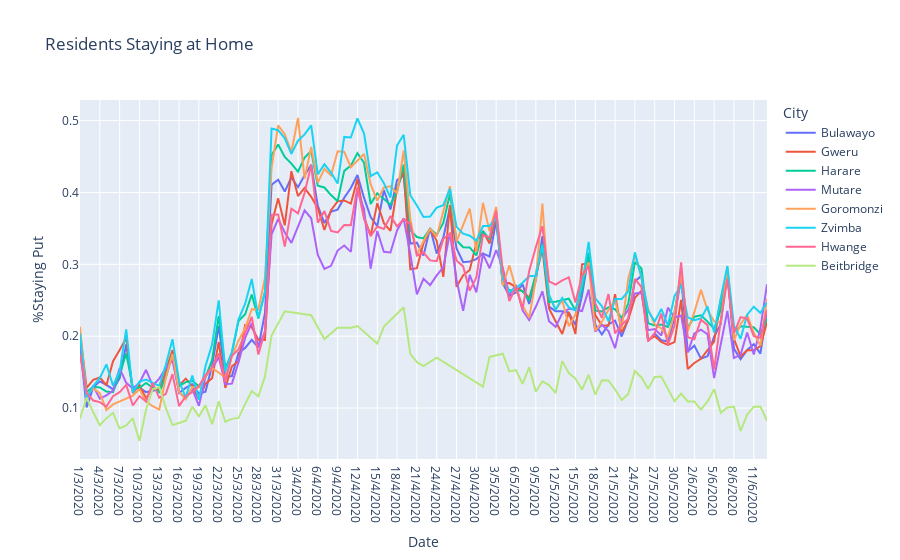

The notebook cell this image was saved under:
### Code cell
import plotly.express as px

import pandas as pd


fig = px.line(zimmobdf4, x='Date', y='%Staying Put', color = 'City', range_x=['2020-02-15','2020-05-29'], title='Residents Staying at Home',)

fig.show()
